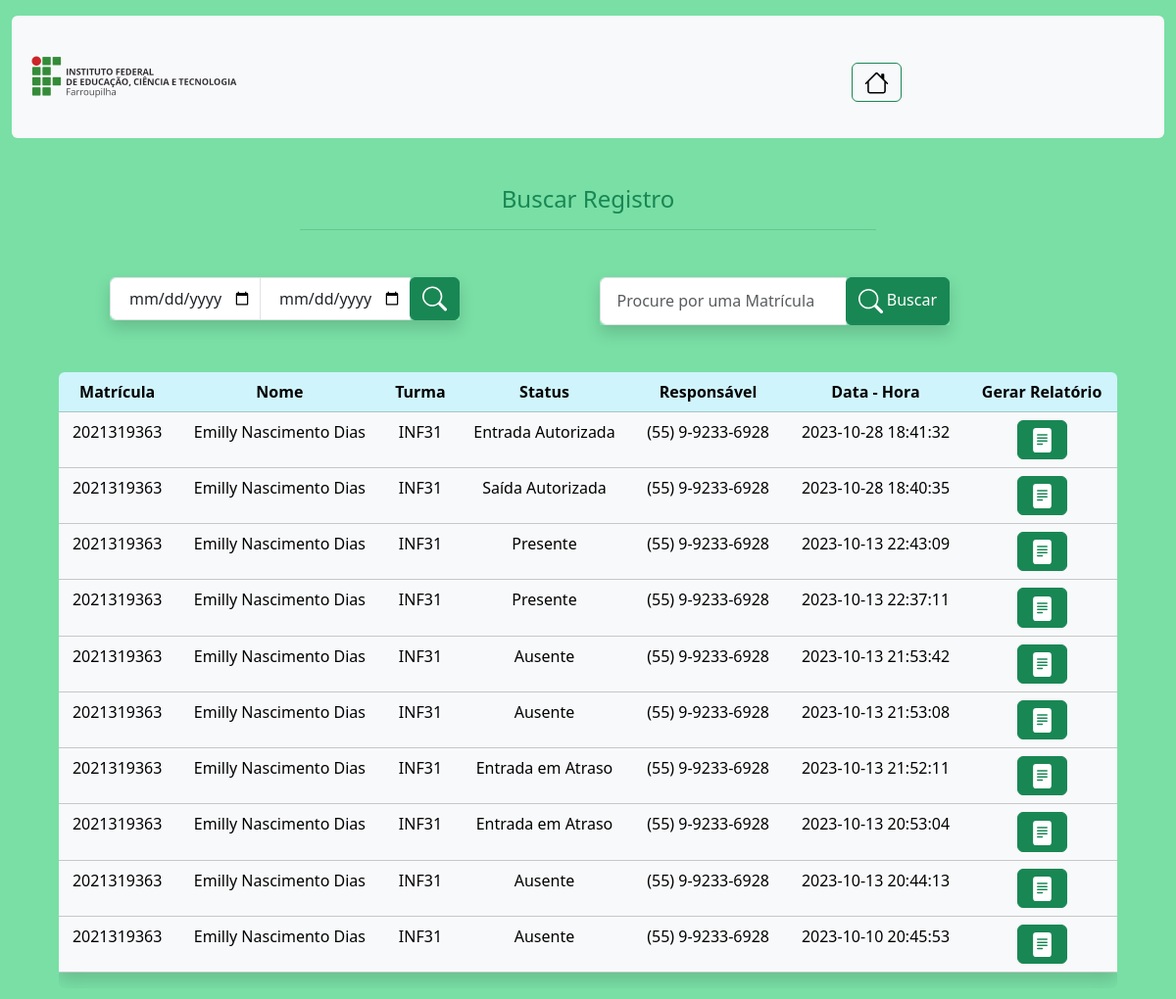
The page /Relatorio/gerar_relatorio.php?filtro=2021319363 (signed in) on the database its author committed.
### tables this page shows
CREATE TABLE IF NOT EXISTS `historico` (
  `ID_historico` int NOT NULL AUTO_INCREMENT,
  `data_hr` datetime NOT NULL,
  `matricula` char(10) NOT NULL,
  `motivo` varchar(255) DEFAULT NULL,
  PRIMARY KEY (`ID_historico`),
  KEY `matricula` (`matricula`) USING BTREE
);

CREATE TABLE IF NOT EXISTS `aluno` (
  `matricula` char(10) NOT NULL,
  `nome` varchar(100) NOT NULL,
  `email` varchar(100) NOT NULL,
  `num_responsavel` varchar(16) NOT NULL,
  `foto` varchar(255) DEFAULT NULL,
  `ID_turma` int NOT NULL,
  PRIMARY KEY (`matricula`),
  KEY `ID_turma` (`ID_turma`) USING BTREE
);

CREATE TABLE IF NOT EXISTS `turma` (
  `ID_turma` int NOT NULL AUTO_INCREMENT,
  `nome_turma` char(6) NOT NULL,
  PRIMARY KEY (`ID_turma`)
);

CREATE TABLE IF NOT EXISTS `status` (
  `ID_status` int NOT NULL AUTO_INCREMENT,
  `descricao` varchar(30) NOT NULL,
  PRIMARY KEY (`ID_status`)
);

### Relatorio/gerar_relatorio.php (the view, shortened to what this page needs)
<!DOCTYPE HTML>
<html lang="pt-BR">
<head>
    <link href="https://cdn.jsdelivr.net/npm/bootstrap@5.3.1/dist/css/bootstrap.min.css" rel="stylesheet">
</head>
<BODY class="container-xxl text-center" style="background-color: #79dfa5;">
    <nav class="rounded bg-light mt-3">
        <ul class="nav nav-pills nav-justified">
            <li class="nav-item"><a href="#" class="float-start"><img src="../logo.png" style="width:250px;" alt="logo"></a></img></li>
            <li class="nav-item mt-5"><button type="button" class="btn btn-outline-success"><a href="../admin.php" class="text-decoration-none text-black" aria-current="page">
                </a></button></li>
        </ul>
    </nav>
    <h4 class="mt-5 text-center text-success">Buscar Registro</h4>
    <hr class="w-50 mx-auto text-success p-2">
    <form method="GET" class="form-inline" action="">
    <div class="row justify-content-center">
        <div class="col-md-5">
            <div class="input-group mt-3 shadow w-75">
                <input class="form-control text-center p-2" name="data_inicio" type="date">
                <input class="form-control text-center p-2" name="data_final" type="date">
                <div class="input-group-append">
                    <button class="btn btn-success" name="buscar" type="submit">
                    </button>
                </div>
            </div>
        </div>
        <div class="col-md-5">
            <div class="input-group mt-3 shadow w-75">
                <input class="form-control text-center" name="filtro" type="search" aria-label="Search" placeholder="Procure por uma Matrícula" >
                <div class="input-group-append">
                    <button class="btn btn-success" name="buscar" type="submit">
                         Buscar
                    </button>
                </div>
            </div>
        </div>
    </div>
</form>
</BODY>
<?php
include("../config.php");
if (isset($_GET['filtro']) && !empty($_GET['filtro'])) {
    if (isset($_GET['data_inicio']) && isset($_GET['data_final']) && !empty($_GET['data_inicio']) && !empty($_GET['data_final'])) {
        $busca = $_GET['filtro'];
        $data_inicio = $_GET['data_inicio'];
        $data_final = $_GET['data_final'];
        $consulta = "SELECT * FROM historico AS hist INNER JOIN aluno AS al ON hist.matricula = al.matricula
        INNER JOIN turma AS tur ON tur.ID_turma = al.ID_turma
        INNER JOIN informa AS inf ON hist.ID_historico = inf.ID_historico
        INNER JOIN status AS stts ON inf.ID_status = stts.ID_status
        WHERE al.matricula = $busca AND hist.data_hr BETWEEN '$data_inicio' AND '$data_final' ORDER BY hist.data_hr DESC";
        $resultConsulta = $connect->query($consulta);
        $qtLinhasConsulta = $resultConsulta->num_rows;
        if ($qtLinhasConsulta > 0) {
            print "<div class='rounded table-responsive text-center m-5'>";
            print "<table class='table table-light table-hover shadow'>";
            print "<thead class='table-info'>";
            print "<tr>";
            print "<th> Matrícula </th>";
            print "<th> Nome </th>";
            print "<th> Turma </th>";
            print "<th> Status </th>";
            print "<th> Responsável </th>";
            print "<th> Data - Hora </th>";
            print "<th> Gerar Relatório</th>";
            print "</tr>";
            print "</thead>";
            while ($rowCon = $resultConsulta->fetch_object()) {
                print "<tbody>";
                print "<tr>";
                print "<td>" . $rowCon->matricula . "</td>";
                print "<td>" . $rowCon->nome . "</td>";
                print "<td>" . $rowCon->nome_turma . "</td>";
                print "<td>" . $rowCon->descricao . "</td>";
                print "<td>" . $rowCon->num_responsavel . "</td>";
                print "<td>" . $rowCon->data_hr . "</td>";
                print "<td><a href='relatorio.php?filtro=$busca&data_inicio=$data_inicio&data_final=$data_final'><button type='button' class='btn btn-success''>
                <svg xmlns='http://www.w3.org/2000/svg' width='25' height='25' fill='currentColor' class='bi bi-file-text-fill' viewBox='0 0 16 16'><path d='M12 0H4a2 2 0 0 0-2 2v12a2 2 0 0 0 2 2h8a2 2 0 0 0 2-2V2a2 2 0 0 0-2-2zM5 4h6a.5.5 0 0 1 0 1H5a.5.5 0 0 1 0-1zm-.5 2.5A.5.5 0 0 1 5 6h6a.5.5 0 0 1 0 1H5a.5.5 0 0 1-.5-.5zM5 8h6a.5.5 0 0 1 0 1H5a.5.5 0 0 1 0-1zm0 2h3a.5.5 0 0 1 0 1H5a.5.5 0 0 1 0-1z'/>
                </svg></button></a></td>";
                print "</tr>";
                print "</tbody>";
            }
            print "</table>";
            print "</div>";
        } else {
            print "<p class='alert alert-danger text-center m-3'>Não Foram Encontrados Resultados Para Esta Pesquisa!</p>";
        }
    } else {
        $busca = $_GET['filtro'];
        $consulta = "SELECT * FROM historico AS hist INNER JOIN aluno AS al ON hist.matricula = al.matricula
        INNER JOIN turma AS tur ON tur.ID_turma = al.ID_turma
        INNER JOIN informa AS inf ON hist.ID_historico = inf.ID_historico
        INNER JOIN status AS stts ON inf.ID_status = stts.ID_status
        WHERE al.matricula = $busca ORDER BY hist.data_hr DESC";
        $resultConsulta = $connect->query($consulta);
        $qtLinhasConsulta = $resultConsulta->num_rows;
        if ($qtLinhasConsulta > 0) {
            print "<div class='rounded table-responsive text-center m-5'>";
            print "<table class='table table-light table-hover shadow'>";
            print "<thead class='table-info'>";
            print "<tr>";
            print "<th> Matrícula </th>";
            print "<th> Nome </th>";
            print "<th> Turma </th>";
            print "<th> Status </th>";
            print "<th> Responsável </th>";
            print "<th> Data - Hora </th>";
            print "<th> Gerar Relatório</th>";
            print "</tr>";
            print "</thead>";
            while ($rowCon = $resultConsulta->fetch_object()) {
                print "<tbody>";
                print "<tr>";
                print "<td>" . $rowCon->matricula . "</td>";
                print "<td>" . $rowCon->nome . "</td>";
                print "<td>" . $rowCon->nome_turma . "</td>";
                print "<td>" . $rowCon->descricao . "</td>";
                print "<td>" . $rowCon->num_responsavel . "</td>";
                print "<td>" . $rowCon->data_hr . "</td>";
                print "<td><a href='relatorio.php?filtro=$busca'><button type='button' class='btn btn-success''>
                <svg xmlns='http://www.w3.org/2000/svg' width='25' height='25' fill='currentColor' class='bi bi-file-text-fill' viewBox='0 0 16 16'><path d='M12 0H4a2 2 0 0 0-2 2v12a2 2 0 0 0 2 2h8a2 2 0 0 0 2-2V2a2 2 0 0 0-2-2zM5 4h6a.5.5 0 0 1 0 1H5a.5.5 0 0 1 0-1zm-.5 2.5A.5.5 0 0 1 5 6h6a.5.5 0 0 1 0 1H5a.5.5 0 0 1-.5-.5zM5 8h6a.5.5 0 0 1 0 1H5a.5.5 0 0 1 0-1zm0 2h3a.5.5 0 0 1 0 1H5a.5.5 0 0 1 0-1z'/>
                </svg></button></a></td>";
                print "</tr>";
                print "</tbody>";
            }
            print "</table>";
            print "</div>";
        } else {
            print "<p class='alert alert-danger text-center m-3'>Não Foraram Encontrados Resultados!</p>";
        }
    }
}
?>

### rows shown on the page
historico: matricula.matricula "2021319363", matricula.nome "Emilly Nascimento Dias", turma.nome_turma "INF31", status.descricao "Entrada Autorizada", matricula.num_responsavel "(55) 9-9233-6928", data_hr "2023-10-28 18:41:32"
historico: matricula.matricula "2021319363", matricula.nome "Emilly Nascimento Dias", turma.nome_turma "INF31", status.descricao "Saída Autorizada", matricula.num_responsavel "(55) 9-9233-6928", data_hr "2023-10-28 18:40:35"
historico: matricula.matricula "2021319363", matricula.nome "Emilly Nascimento Dias", turma.nome_turma "INF31", status.descricao "Presente", matricula.num_responsavel "(55) 9-9233-6928", data_hr "2023-10-13 22:43:09"
historico: matricula.matricula "2021319363", matricula.nome "Emilly Nascimento Dias", turma.nome_turma "INF31", status.descricao "Presente", matricula.num_responsavel "(55) 9-9233-6928", data_hr "2023-10-13 22:37:11"
historico: matricula.matricula "2021319363", matricula.nome "Emilly Nascimento Dias", turma.nome_turma "INF31", status.descricao "Ausente", matricula.num_responsavel "(55) 9-9233-6928", data_hr "2023-10-13 21:53:42"
historico: matricula.matricula "2021319363", matricula.nome "Emilly Nascimento Dias", turma.nome_turma "INF31", status.descricao "Ausente", matricula.num_responsavel "(55) 9-9233-6928", data_hr "2023-10-13 21:53:08"
historico: matricula.matricula "2021319363", matricula.nome "Emilly Nascimento Dias", turma.nome_turma "INF31", status.descricao "Entrada em Atraso", matricula.num_responsavel "(55) 9-9233-6928", data_hr "2023-10-13 21:52:11"
historico: matricula.matricula "2021319363", matricula.nome "Emilly Nascimento Dias", turma.nome_turma "INF31", status.descricao "Entrada em Atraso", matricula.num_responsavel "(55) 9-9233-6928", data_hr "2023-10-13 20:53:04"
historico: matricula.matricula "2021319363", matricula.nome "Emilly Nascimento Dias", turma.nome_turma "INF31", status.descricao "Ausente", matricula.num_responsavel "(55) 9-9233-6928", data_hr "2023-10-13 20:44:13"
historico: matricula.matricula "2021319363", matricula.nome "Emilly Nascimento Dias", turma.nome_turma "INF31", status.descricao "Ausente", matricula.num_responsavel "(55) 9-9233-6928", data_hr "2023-10-10 20:45:53"
